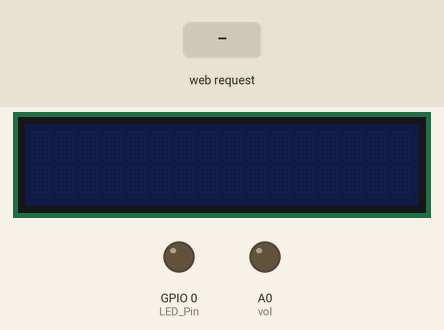
This sketch was run on a simulated ESP8266 (NodeMCU). Parts: 16×2 character LCD, output pins drawn as LEDs (lit = HIGH). The inputs (shaded band) are chosen by the test bench. What the sketch prints to the serial monitor is not drawn.

Above: at 1.2 s.
1.3 s: HTTP request GET /LEDOFF received
At 1.7 s:
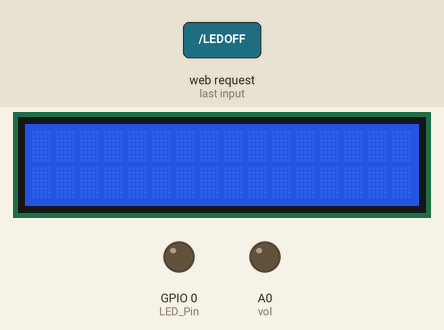
At 3.3 s:
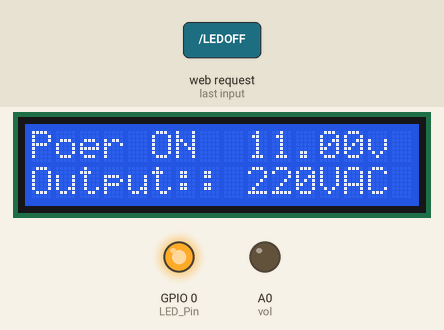
3.9 s: HTTP request GET /LEDON received
At 4.5 s:
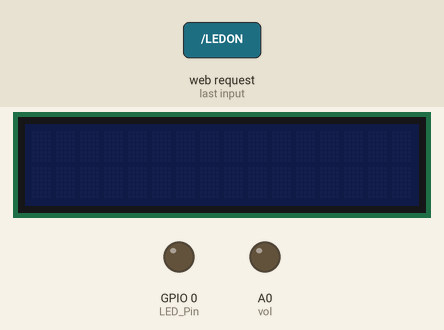
Timing chart, 0 to 6.9 s (numbered marks = the images above; inputs shaded):
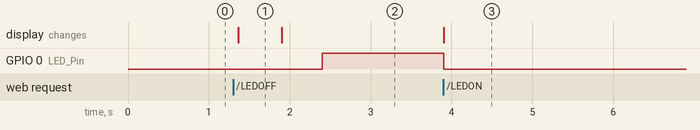

Measured:
- after the input at 1.3 s, GPIO 0 (LED_Pin): LOW → HIGH after 1.1 s; the display: changes after 0.06 s (image 1)
- after the input at 3.9 s, GPIO 0 (LED_Pin): HIGH → LOW at once; the display: changes at once (image 3)
- what the display in image 1 shows lasts 0.5 s, from 1.4 s to 1.9 s

The sketch:

Inverter_Control.ino
```cpp
#include <LiquidCrystal_I2C.h>
#include <HX711.h>

LiquidCrystal_I2C lcd(0x27, 16, 2);

#include <ESP8266WiFi.h>
const char WiFiPassword[] = "123456789";
const char AP_NameChar[] = "IOT" ;

WiFiServer server(80);

String header = "HTTP/1.1 200 OK\r\nContent-Type: text/html\r\n\r\n";
String html_1 = "<!DOCTYPE html><html><head><title>LED Control</title></head><body><div id='main'><h2>LED Control</h2>";
String html_2 = "<form id='F1' action='LEDON'><input class='button' type='submit' value='LED ON' ></form><br>";
String html_3 = "<form id='F2' action='LEDOFF'><input class='button' type='submit' value='LED OFF' ></form><br>";
String html_4 = "</div></body></html>";

String request = "";
int LED_Pin = 0;
int vol = A0;
float con;

void setup()
{

  Serial.begin(9600);
  pinMode(LED_Pin, OUTPUT);
  pinMode(vol, OUTPUT);

  boolean conn = WiFi.softAP(AP_NameChar, WiFiPassword);
  server.begin();


}

//void (*resetFunc)(void) = 0;
void loop()
{
// Check if a client has connected
  WiFiClient client = server.available();
  if (!client)  {
    return;
  }

  // Read the first line of the request
  request = client.readStringUntil('\r');

  if( request.indexOf("LEDON") > 0 )  {

  lcd.noBacklight();
  lcd.clear();
  digitalWrite(LED_Pin, LOW);
  }
  else if  ( request.indexOf("LEDOFF") > 0 ) {

   lcd.init();
  lcd.backlight();

    int voltage = analogRead(A0);
  con = voltage * (12.85 / 853);
  con += 0.2;
  if(con<11)
  con=11;
  Serial.println(voltage);
  Serial.println(con);
  delay(500);
  lcd.setCursor(0, 0);
  lcd.print("Poer ON ");
  lcd.setCursor(0, 1);
  lcd.print("Bat lvl: ");
  lcd.setCursor(9, 0);
  lcd.print(con);
  lcd.setCursor(14, 0);
  lcd.print("v");
  lcd.setCursor(0, 1);
  lcd.print("Output:");
   lcd.setCursor(9, 1);
  lcd.print("220VAC");
  delay(500);


    digitalWrite(LED_Pin, HIGH);
  }

  client.flush();

  client.print( header );
  client.print( html_1 );
  client.print( html_2 );
  client.print( html_3 );
  client.print( html_4);

  delay(5);
  // The client will actually be disconnected when the function returns and 'client' object is detroyed

}
```
